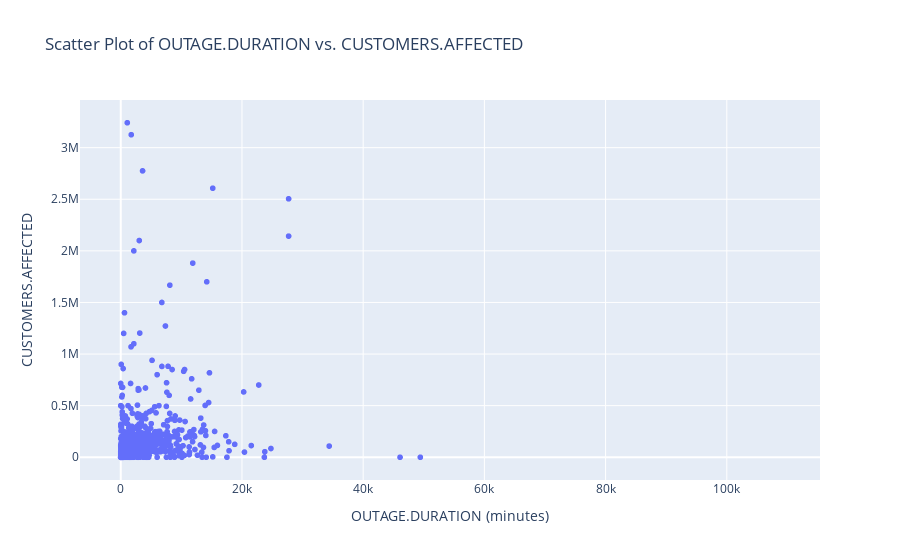
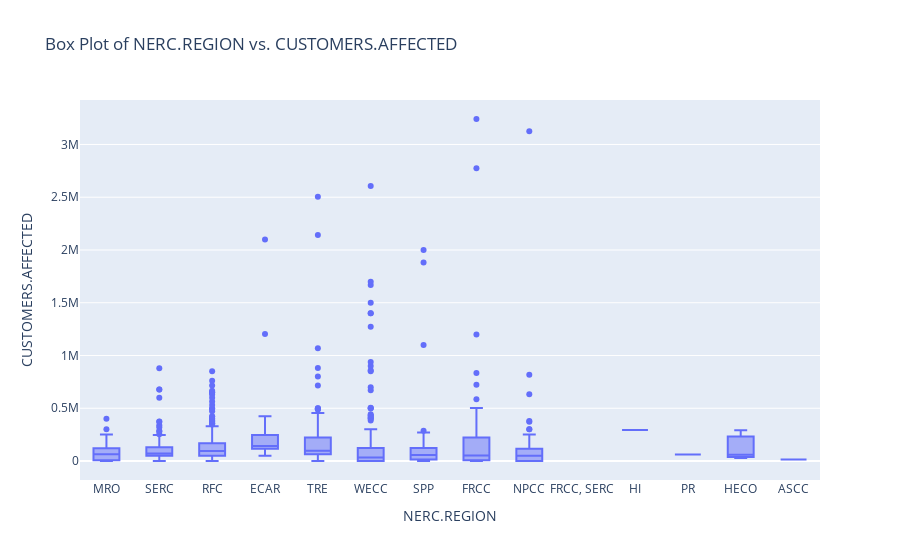

Notebook cell for these charts, in order:
### Markdown cell above
# Exploratory Data Analysis (EDA) Visualizations

## Uncovering Patterns and Comparisons

In this section, we delve into visualizations aimed at uncovering patterns and making insightful comparisons within the power outage dataset. Utilizing scatter plots and box plots, we explore relationships between outage duration and affected customers, as well as variations in customer impact across different NERC regions. These visualizations serve as a foundational step in understanding the nuances and potential factors influencing power outage events.

### Scatter Plot of OUTAGE.DURATION vs. CUSTOMERS.AFFECTED
Description:
This scatter plot is created to visually assess the potential correlation or pattern between the duration of power outages ('OUTAGE.DURATION') and the number of customers affected ('CUSTOMERS.AFFECTED'). Each point on the plot represents a specific power outage event, with the x-axis indicating the duration of the outage in minutes and the y-axis representing the number of affected customers. By examining the distribution of points, one can infer whether longer durations tend to result in a higher number of affected customers or if there are other patterns worth exploring.

### Box Plot of NERC.REGION vs. CUSTOMERS.AFFECTED
Description:
This box plot is designed to compare the distribution of the number of customers affected ('CUSTOMERS.AFFECTED') across different NERC (North American Electric Reliability Corporation) regions. Each box represents the interquartile range (IQR) of the data for a specific region, with the median indicated by the horizontal line inside the box. Outliers are also displayed as individual points. By examining these box plots, one can gain insights into the variations in the impact of power outages on customers across different NERC regions.

### Code cell
# Create a scatter plot
fig1 = px.scatter(outage_cleaned, x='OUTAGE.DURATION', y='CUSTOMERS.AFFECTED', title='Scatter Plot of OUTAGE.DURATION vs. CUSTOMERS.AFFECTED')
fig1.update_xaxes(title_text='OUTAGE.DURATION (minutes)')
fig1.update_yaxes(title_text='CUSTOMERS.AFFECTED')
fig1.show()

# Create a box plot
fig2 = px.box(outage_cleaned, x='NERC.REGION', y='CUSTOMERS.AFFECTED', title='Box Plot of NERC.REGION vs. CUSTOMERS.AFFECTED')
fig2.update_xaxes(title_text='NERC.REGION')
fig2.update_yaxes(title_text='CUSTOMERS.AFFECTED')
fig2.show()

### Figure 1 — Plotly figure (JSON) as saved in the notebook; plotly's stock layout.template omitted (floating-point values rounded to 4 significant figures; data arrays with more than 128 entries replaced by an {"elided": "..."} marker saying what was removed)
{"data": [{"hovertemplate": "OUTAGE.DURATION=%{x}<br>CUSTOMERS.AFFECTED=%{y}<extra></extra>", "legendgroup": "", "marker": {"color": "#636efa", "symbol": "circle"}, "mode": "markers", "name": "", "showlegend": false, "type": "scattergl", "x": {"elided": "1534 int values"}, "xaxis": "x", "y": {"elided": "1534 int values"}, "yaxis": "y"}], "layout": {"legend": {"tracegroupgap": 0}, "title": {"text": "Scatter Plot of OUTAGE.DURATION vs. CUSTOMERS.AFFECTED"}, "xaxis": {"anchor": "y", "domain": [0, 1], "title": {"text": "OUTAGE.DURATION (minutes)"}}, "yaxis": {"anchor": "x", "domain": [0, 1], "title": {"text": "CUSTOMERS.AFFECTED"}}}}

### Figure 2 — Plotly figure (JSON) as saved in the notebook; plotly's stock layout.template omitted (floating-point values rounded to 4 significant figures; data arrays with more than 128 entries replaced by an {"elided": "..."} marker saying what was removed)
{"data": [{"alignmentgroup": "True", "hovertemplate": "NERC.REGION=%{x}<br>CUSTOMERS.AFFECTED=%{y}<extra></extra>", "legendgroup": "", "marker": {"color": "#636efa"}, "name": "", "notched": false, "offsetgroup": "", "orientation": "v", "showlegend": false, "type": "box", "x": {"elided": "1534 str values"}, "x0": " ", "xaxis": "x", "y": {"elided": "1534 int values"}, "y0": " ", "yaxis": "y"}], "layout": {"boxmode": "group", "legend": {"tracegroupgap": 0}, "title": {"text": "Box Plot of NERC.REGION vs. CUSTOMERS.AFFECTED"}, "xaxis": {"anchor": "y", "domain": [0, 1], "title": {"text": "NERC.REGION"}}, "yaxis": {"anchor": "x", "domain": [0, 1], "title": {"text": "CUSTOMERS.AFFECTED"}}}}
